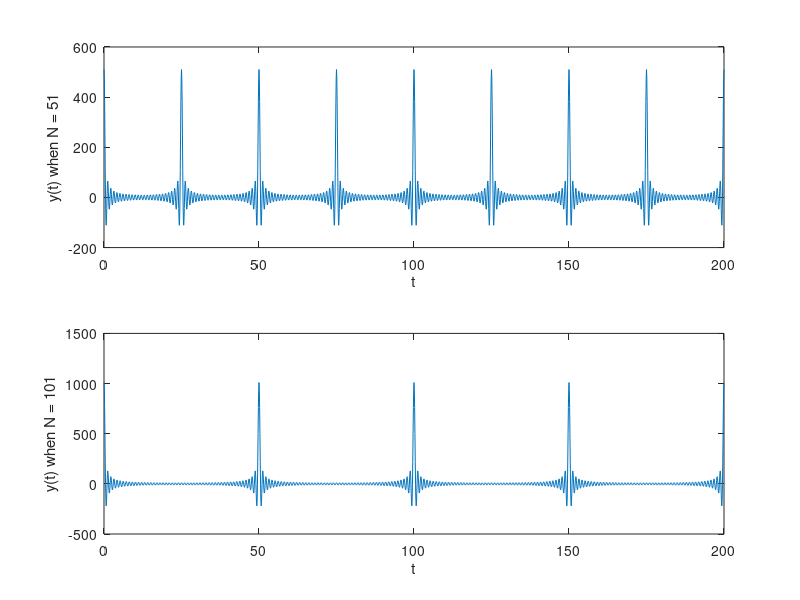

Reproduce this figure in MATLAB.
%   Clearing the workspace
close all 
clear all 
clc

%% Modeled on timeframe:

t = 0:0.1:200;

%% N-players are trying to get 160Hz but end up getting

f_51    = 159:0.04:161;
f_101   = 159:0.02:161;

%% The function each players generate:

y=@(a,b) 10.*cos(2*pi*a.*b);

%% y_tot_1

y_tot_1 = y(t,f_51(1));

for i= 2:1:length(f_51)
    y_dummy = y(t,f_51(i));
    y_tot_1 = y_tot_1+y_dummy;
end

%% y_tot_2

y_tot_2 = y(t,f_101(1));

for i= 2:1:length(f_101)
    y_dummy = y(t,f_101(i));
    y_tot_2 = y_tot_2+y_dummy;
end

%% Plot them

figure(1);
subplot(2,1,1);
    plot(t,y_tot_1);
    xlabel('t');
    ylabel('y(t) when N = 51');
subplot(2,1,2);
    plot(t,y_tot_2);
    xlabel('t');
    ylabel('y(t) when N = 101');













